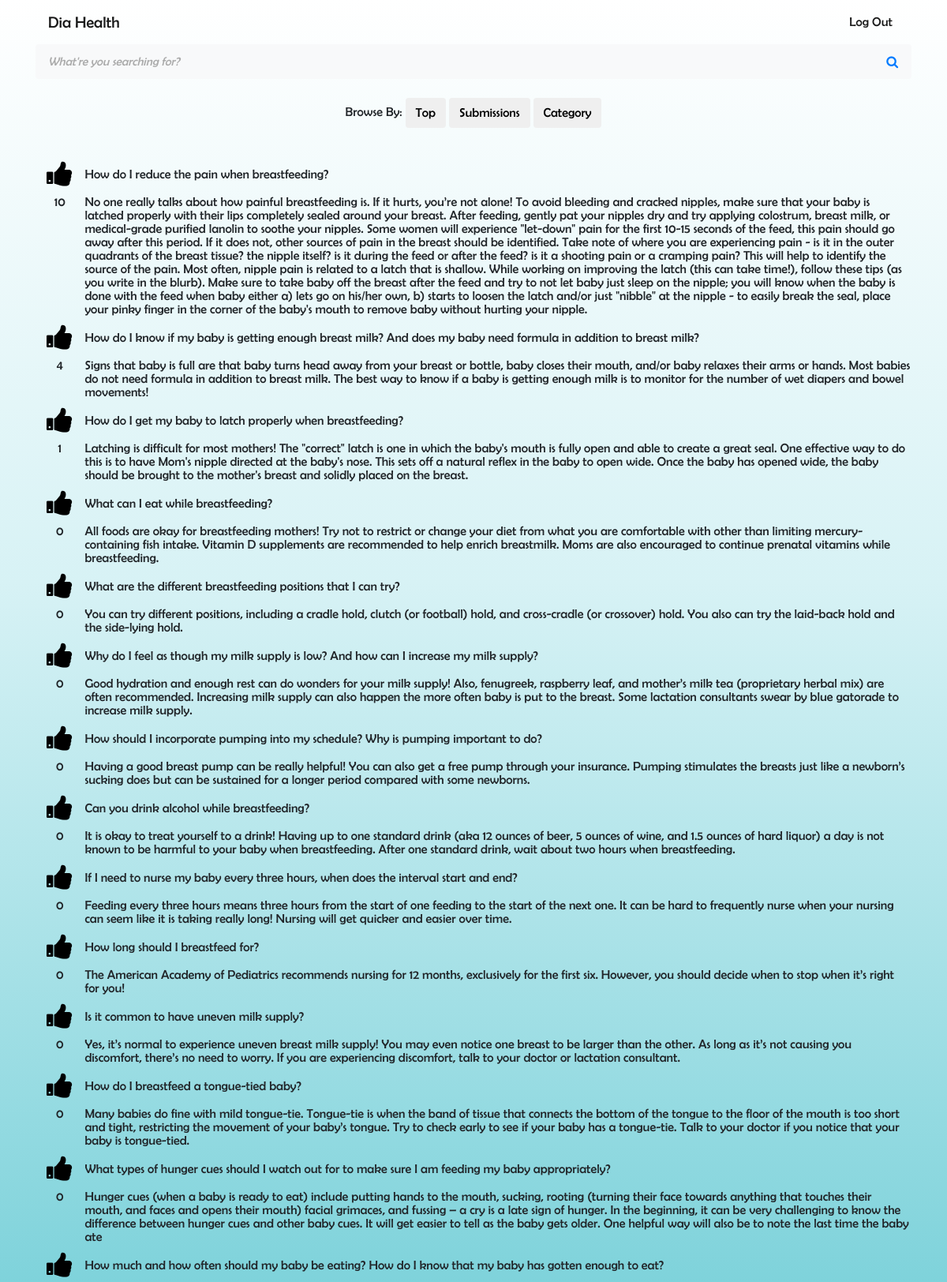
Screenshot of / (signed in, upper part) with the database file from the repository.
### app/models.py (models this page shows, shortened)
class Question(db.Model):
    __abstract__ = True
    id = db.Column(db.Integer, primary_key=True)
    question_text = db.Column(db.Text)
    created_on = db.Column(db.DateTime, default=db.func.now())
    type = db.Column(db.String(20))
    _mapper_args__ = {
        'polymorphic_on':type
    }

class ModifiedQuestion(Question):
    __tablename__ = 'modifiedquestion'
    answer = db.Column(db.Text)
    likes = db.Column(db.Integer)
    tags = db.relationship('Tag', secondary=tags, lazy='subquery',
        backref=db.backref('modifiedquestion', lazy=True))
    links = db.relationship('Link', secondary=links, lazy='subquery',
    backref=db.backref('modifiedquestion', lazy=True))
    _mapper_args__ = {
        'polymorphic_identity': 'modified'
    }

### app/routes.py (the view)
@app.route('/', defaults={'show': 20})
@app.route("/<int:show>")
def index(show):
    if not current_user.is_authenticated:
        return redirect(url_for('login'))
    else:
        questions = db.session.query(ModifiedQuestion).order_by(desc(ModifiedQuestion.likes)).limit(show)
        return render_template('index.html', questions=questions)

### app/models.py (called while the page is built)
@login.user_loader
def load_user(id):
    return User.query.get(int(id))

### app/templates/index.html (shortened to what this page needs)
{% extends "base.html" %}
{% block content %}
    <div class = "text-center">
            <form action="">
                    <div class="p-1 bg-light rounded rounded-pill shadow-sm mb-4">
                      <div class="input-group">
                        <input type="search" placeholder="What're you searching for?" aria-describedby="button-addon1" class="form-control border-0 bg-light">
                        <div class="input-group-append">
                          <button id="button-addon1" type="submit" class="btn btn-link text-primary"><i class="fa fa-search"></i></button>
                        </div>
                      </div>
                    </div>
            </form>
    Browse By:
    <button class="btn btn-default" id="toggle-top">Top</button>
    <button class="btn btn-default" id="toggle-submissions">Submissions</button>
    <button class="btn btn-default" id="toggle-category">Category</button>
    <div id = "top" class = "pt-3">
        <table class = 'table table-hover'>
            {% for question in questions %}
                <tr>
                    <table class = 'table-borderless'>
                        <tr>
                            <td><button class = 'btn' style = 'background-color: transparent;' onClick = "toggleLike(this)"><i class="fa fa-thumbs-up" style="font-size:36px"></i> </button></td>
                            <td>{{ question.question_text}}</td>
                        </tr>
                        <tr>
                            <td style = 'vertical-align: top; text-align: center'>
                                {{question.likes}}
                            </td>
                            <td>
                                    {{ question.answer}}
                            </td>
                        </tr>
                    </table>
                </tr>
            {% endfor %}
        </table>
    </div>
    </div>
{% endblock %}

### app/templates/base.html (shortened to what this page needs)
<html>
    <head>
      <link rel="stylesheet" href="https://maxcdn.bootstrapcdn.com/bootstrap/4.0.0/css/bootstrap.min.css">
      <link rel="stylesheet" href="https://maxcdn.bootstrapcdn.com/font-awesome/4.7.0/css/font-awesome.min.css"/>
      <link rel = "stylesheet" href = "{{url_for('static', filename='styles.css') }}" type="text/css">
    </head>
    <body>
        <div class="container">
            <nav class="navbar navbar-expand-lg navbar-light">
                <a class="navbar-brand" href="/">Dia Health</a>
                <div class="collapse navbar-collapse" id="navbarSupportedContent">
                  <ul class="navbar-nav ml-auto">
                    <li class="nav-item active">
                      <a class="nav-link" href="/logout">Log Out <span class="sr-only">(current)</span></a>
                    </li>
                  </ul>
                </div>
              </nav>
          <div class = "full-height">
              {% block content %}{% endblock %}
          </div>
        </div>
    </body>
</html>

### app/static/styles.css (style rules this page uses)
html { min-height: 100% }
body { background: linear-gradient(180deg, rgba(255,255,255,0.9402135854341737) 0%, rgba(215,242,245,1) 30%, rgba(43,181,194,1) 100%) fixed; font-family: Berlin Sans FB; height: 100%; margin: 0; background-repeat: no-repeat; background-attachment: fixed; }
input { background: none; border: none; outline: none; }
.form-control::placeholder { font-size: 0.95rem; color: #aaa; font-style: italic; }
.navbar { background: none; }
.full-height { height:100%; }
#form-div > div, button { display: table-cell; vertical-align: middle; text-align: center; }

### rows the page displays
ModifiedQuestion: question_text "How do I reduce the pain when breastfeeding?", likes "10", answer "No one really talks about how painful breastfeeding is. If it hurts, you’re not alone! To avoid bleeding and cracked nipples, make sure that your baby is latched properly with their lips completely sealed around your breast. After feeding, gently pat your nipples dry and try applying colostrum, breast milk, or medical-grade purified lanolin to soothe your nipples. Some women will experience \"let-down\" pain for the first 10-15 seconds of the feed, this pain should go away after this period. If it does not, other sources of pain in the breast should be identified. Take note of where you are experiencing pain - is it in the outer quadrants of the breast tissue? the nipple itself? is it during…"
ModifiedQuestion: question_text "How do I know if my baby is getting enough breast milk? And does my baby need formula in addition to breast milk?", likes "4", answer "Signs that baby is full are that baby turns head away from your breast or bottle, baby closes their mouth, and/or baby relaxes their arms or hands. Most babies do not need formula in addition to breast milk. The best way to know if a baby is getting enough milk is to monitor for the number of wet diapers and bowel movements!"
ModifiedQuestion: question_text "How do I get my baby to latch properly when breastfeeding?", likes "1", answer "Latching is difficult for most mothers! The \"correct\" latch is one in which the baby's mouth is fully open and able to create a great seal. One effective way to do this is to have Mom's nipple directed at the baby's nose. This sets off a natural reflex in the baby to open wide. Once the baby has opened wide, the baby should be brought to the mother's breast and solidly placed on the breast."
ModifiedQuestion: question_text "What can I eat while breastfeeding?", likes "0", answer "All foods are okay for breastfeeding mothers! Try not to restrict or change your diet from what you are comfortable with other than limiting mercury-containing fish intake. Vitamin D supplements are recommended to help enrich breastmilk. Moms are also encouraged to continue prenatal vitamins while breastfeeding."
ModifiedQuestion: question_text "What are the different breastfeeding positions that I can try?", likes "0", answer "You can try different positions, including a cradle hold, clutch (or football) hold, and cross-cradle (or crossover) hold. You also can try the laid-back hold and the side-lying hold."
ModifiedQuestion: question_text "Why do I feel as though my milk supply is low? And how can I increase my milk supply?", likes "0", answer "Good hydration and enough rest can do wonders for your milk supply! Also, fenugreek, raspberry leaf, and mother’s milk tea (proprietary herbal mix) are often recommended. Increasing milk supply can also happen the more often baby is put to the breast. Some lactation consultants swear by blue gatorade to increase milk supply."
ModifiedQuestion: question_text "How should I incorporate pumping into my schedule? Why is pumping important to do?", likes "0", answer "Having a good breast pump can be really helpful! You can also get a free pump through your insurance. Pumping stimulates the breasts just like a newborn’s sucking does but can be sustained for a longer period compared with some newborns."
ModifiedQuestion: question_text "Can you drink alcohol while breastfeeding?", likes "0", answer "It is okay to treat yourself to a drink! Having up to one standard drink (aka 12 ounces of beer, 5 ounces of wine, and 1.5 ounces of hard liquor) a day is not known to be harmful to your baby when breastfeeding. After one standard drink, wait about two hours when breastfeeding."
ModifiedQuestion: question_text "If I need to nurse my baby every three hours, when does the interval start and end?", likes "0", answer "Feeding every three hours means three hours from the start of one feeding to the start of the next one. It can be hard to frequently nurse when your nursing can seem like it is taking really long! Nursing will get quicker and easier over time."
ModifiedQuestion: question_text "How long should I breastfeed for?", likes "0", answer "The American Academy of Pediatrics recommends nursing for 12 months, exclusively for the first six. However, you should decide when to stop when it’s right for you!"
ModifiedQuestion: question_text "Is it common to have uneven milk supply?", likes "0", answer "Yes, it’s normal to experience uneven breast milk supply! You may even notice one breast to be larger than the other. As long as it’s not causing you discomfort, there’s no need to worry. If you are experiencing discomfort, talk to your doctor or lactation consultant."
ModifiedQuestion: question_text "How do I breastfeed a tongue-tied baby?", likes "0", answer "Many babies do fine with mild tongue-tie. Tongue-tie is when the band of tissue that connects the bottom of the tongue to the floor of the mouth is too short and tight, restricting the movement of your baby’s tongue. Try to check early to see if your baby has a tongue-tie. Talk to your doctor if you notice that your baby is tongue-tied."
ModifiedQuestion: question_text "What types of hunger cues should I watch out for to make sure I am feeding my baby appropriately?", likes "0", answer "Hunger cues (when a baby is ready to eat) include putting hands to the mouth, sucking, rooting (turning their face towards anything that touches their mouth, and faces and opens their mouth) facial grimaces, and fussing – a cry is a late sign of hunger. In the beginning, it can be very challenging to know the difference between hunger cues and other baby cues. It will get easier to tell as the baby gets older. One helpful way will also be to note the last time the baby ate"
ModifiedQuestion: question_text "How much and how often should my baby be eating? How do I know that my baby has gotten enough to eat?"
